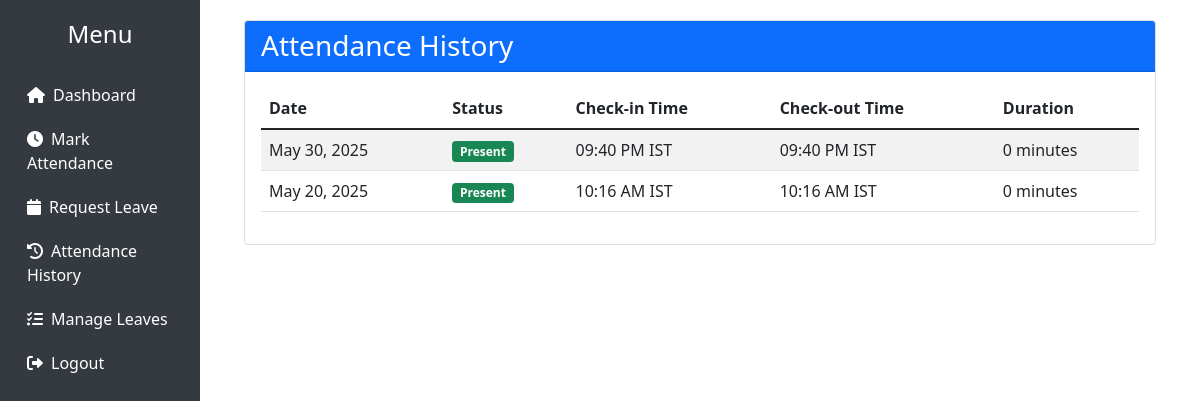
/attendance-history/ (signed in), run on the app's committed database.
### attendance/models.py (models this page shows)
class Attendance(models.Model):
    user = models.ForeignKey(User, on_delete=models.CASCADE)
    date = models.DateField(default=timezone.now)
    check_in = models.DateTimeField(null=True, blank=True)
    check_out = models.DateTimeField(null=True, blank=True)
    status = models.CharField(max_length=20, default='absent')
    class Meta:
        unique_together = ['user', 'date']

### attendance/views.py (the view)
# urls.py: path('attendance-history/', views.view_attendance_history, name='attendance_history'),
@login_required
def view_attendance_history(request):
    user = request.user
    attendance_history = Attendance.objects.filter(user=user).order_by('-date')
    return render(request, 'attendance/attendance_history.html', {'history': attendance_history})

### attendance/templates/attendance/attendance_history.html
{% extends 'attendance/base.html' %}
{% block content %}
<div class="container-fluid">
    <div class="card">
        <div class="card-header bg-primary text-white">
            <h3 class="card-title mb-0">Attendance History</h3>
        </div>
        <div class="card-body">
            {% if history %}
                <div class="table-responsive">
                    <table class="table table-striped">
                        <thead>
                            <tr>
                                <th>Date</th>
                                <th>Status</th>
                                <th>Check-in Time</th>
                                <th>Check-out Time</th>
                                <th>Duration</th>
                            </tr>
                        </thead>
                        <tbody>
                            {% for record in history %}
                            <tr>
                                <td>{{ record.date }}</td>
                                <td>
                                    <span class="badge {% if record.status == 'present' %}bg-success{% else %}bg-danger{% endif %}">
                                        {{ record.status|title }}
                                    </span>
                                </td>
                                <td>{{ record.check_in|date:'h:i A'|default:'-' }} IST</td>
                                <td>{{ record.check_out|date:'h:i A'|default:'-' }} IST</td>
                                <td>
                                    {% if record.check_in and record.check_out %}
                                        {{ record.check_out|timeuntil:record.check_in }}
                                    {% else %}
                                        -
                                    {% endif %}
                                </td>
                            </tr>
                            {% endfor %}
                        </tbody>
                    </table>
                </div>
            {% else %}
                <p>No attendance records found.</p>
            {% endif %}
        </div>
    </div>
</div>
{% endblock %}

### data on the page
Attendance: date "May 30, 2025", status "Present", check_in "09:40 PM", check_out "09:40 PM", check_out "0 minutes"
Attendance: date "May 20, 2025", status "Present", check_in "10:16 AM", check_out "10:16 AM", check_out "0 minutes"
